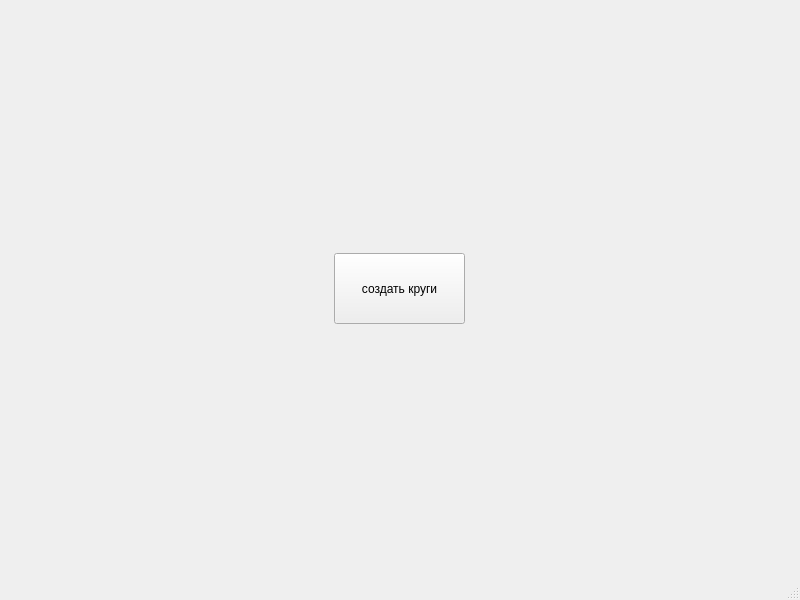
<?xml version="1.0" encoding="UTF-8"?>
<ui version="4.0">
 <class>MainWindow</class>
 <widget class="QMainWindow" name="MainWindow">
  <property name="geometry">
   <rect>
    <x>0</x>
    <y>0</y>
    <width>800</width>
    <height>600</height>
   </rect>
  </property>
  <property name="windowTitle">
   <string>MainWindow</string>
  </property>
  <widget class="QWidget" name="centralwidget">
   <layout class="QGridLayout" name="gridLayout">
    <item row="0" column="0">
     <widget class="QPushButton" name="pushButton">
      <property name="minimumSize">
       <size>
        <width>131</width>
        <height>71</height>
       </size>
      </property>
      <property name="maximumSize">
       <size>
        <width>131</width>
        <height>71</height>
       </size>
      </property>
      <property name="text">
       <string>создать круги</string>
      </property>
     </widget>
    </item>
   </layout>
  </widget>
  <widget class="QMenuBar" name="menubar">
   <property name="geometry">
    <rect>
     <x>0</x>
     <y>0</y>
     <width>800</width>
     <height>21</height>
    </rect>
   </property>
  </widget>
  <widget class="QStatusBar" name="statusbar"/>
 </widget>
 <resources/>
 <connections/>
</ui>
